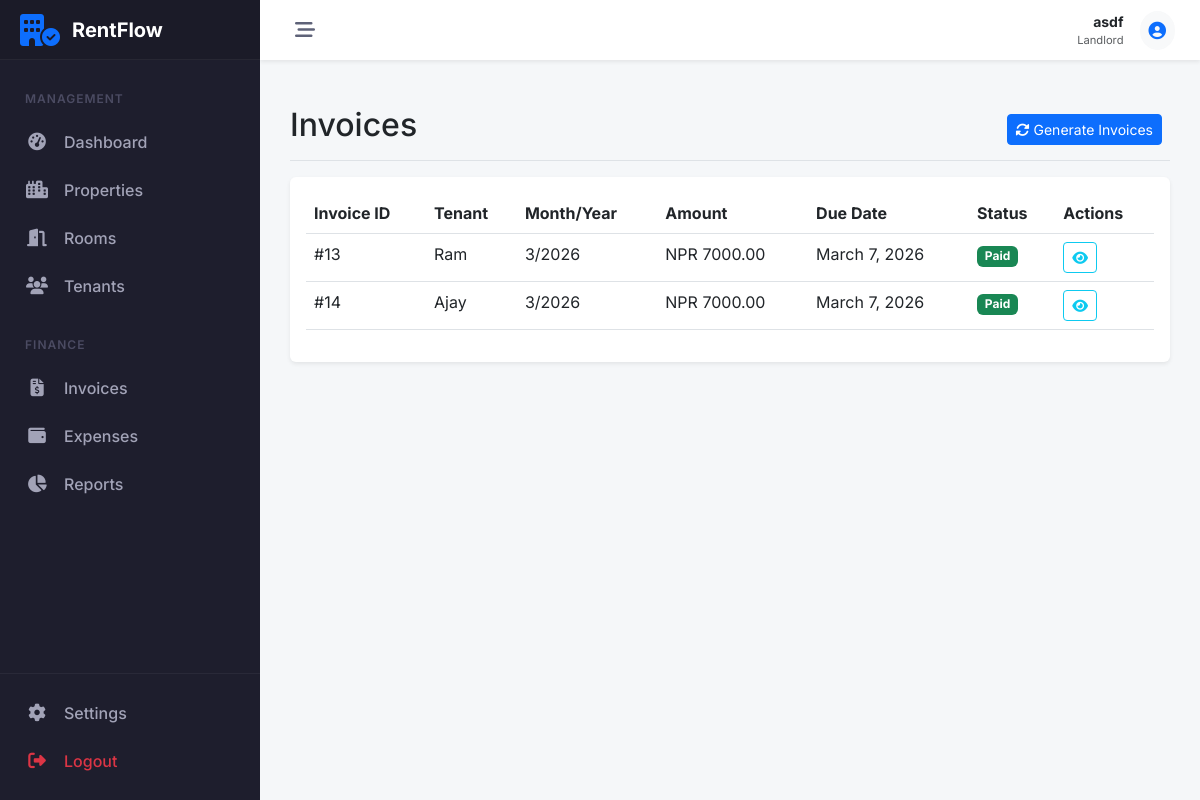
Page /payments/invoices/ (signed in) on the earlier database version.
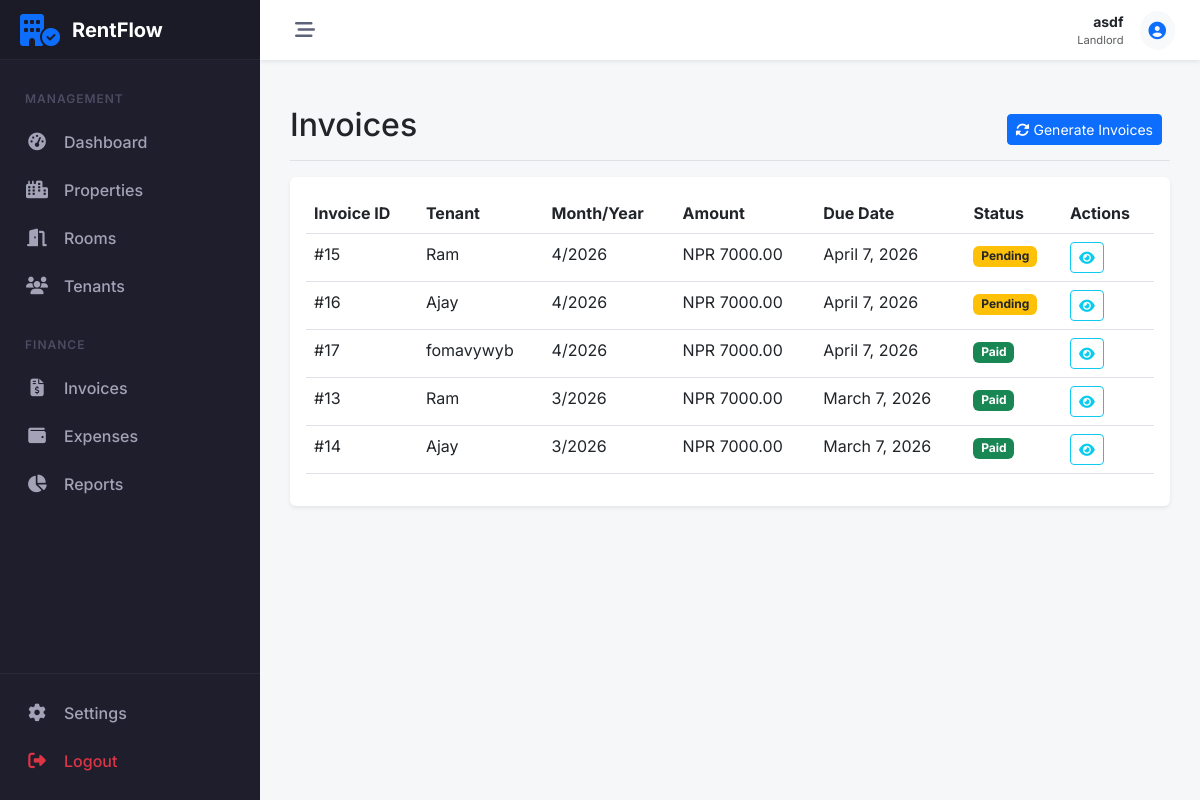
Same page on the later database version.
### accounts/models.py (models this page shows, shortened)
class Profile(models.Model):
    ROLE_CHOICES = (
        ('LANDLORD', 'Landlord'),
        ('TENANT', 'Tenant'),
    )
    user = models.OneToOneField(User, on_delete=models.CASCADE, related_name='profile')
    role = models.CharField(max_length=10, choices=ROLE_CHOICES, default='TENANT', db_index=True)
    phone = models.CharField(max_length=15, blank=True)
    address = models.TextField(blank=True)
    needs_password_change = models.BooleanField(default=False)
    created_at = models.DateTimeField(auto_now_add=True)
    updated_at = models.DateTimeField(auto_now=True)

### payments/models.py (models this page shows, shortened)
class RentInvoice(models.Model):
    STATUS_CHOICES = (
        ('PENDING', 'Pending'),
        ('AWAITING', 'Awaiting Confirmation'),  # payment submitted by tenant but waiting for landlord
        ('PAID', 'Paid'),
        ('LATE', 'Late'),
    )
    tenancy = models.ForeignKey('properties.Tenancy', on_delete=models.CASCADE)
    month = models.IntegerField()
    year = models.IntegerField()
    amount = models.DecimalField(max_digits=10, decimal_places=2)
    due_date = models.DateField()
    status = models.CharField(max_length=10, choices=STATUS_CHOICES, default='PENDING', db_index=True)
    generated_at = models.DateTimeField(auto_now_add=True)
    class Meta:
        unique_together = ['tenancy', 'month', 'year']

### properties/models.py (models this page shows, shortened)
class Tenancy(models.Model):
    tenant = models.ForeignKey(User, on_delete=models.CASCADE, related_name='tenancies')
    room = models.ForeignKey(Room, on_delete=models.CASCADE, related_name='tenancies')
    start_date = models.DateField()
    end_date = models.DateField(null=True, blank=True)
    is_active = models.BooleanField(default=True, db_index=True)
    class Meta:
        verbose_name_plural = "Tenancies"

### payments/views.py (the view)
# urls.py: path('invoices/', InvoiceListView.as_view(), name='invoice_list'),
class InvoiceListView(ProfileRequiredMixin, ListView):
    model = RentInvoice
    template_name = 'payments/invoice_list.html'
    context_object_name = 'invoices'
    def get_queryset(self):
        user = self.request.user
        qs = RentInvoice.objects.select_related('tenancy__room__property', 'tenancy__tenant')
        if user.profile.role == 'LANDLORD':
            return qs.filter(tenancy__room__property__landlord=user).order_by('-year', '-month')
        else:
            return qs.filter(tenancy__tenant=user).order_by('-year', '-month')

### payments/views.py (called while the page is built)
    def test_func(self):
        return self.request.user.is_authenticated and hasattr(self.request.user, 'profile')

### payments/templates/payments/invoice_list.html (shortened to what this page needs)
{% extends 'core/base.html' %}
{% block content %}
<div class="d-flex justify-content-between flex-wrap flex-md-nowrap align-items-center pt-3 pb-2 mb-3 border-bottom">
    <h1 class="h2">Invoices</h1>
    {% if user.profile.role == 'LANDLORD' %}
    <div class="btn-toolbar mb-2 mb-md-0">
        <form action="{% url 'payments:generate_invoices' %}" method="post" class="me-2">
            <button type="submit" class="btn btn-sm btn-primary"><i class="fa-solid fa-rotate me-1"></i>Generate
                Invoices</button>
        </form>
    </div>
    {% endif %}
</div>
<div class="bg-white p-3 rounded shadow-sm">
    <div class="table-responsive">
        <table class="table table-hover">
            <thead>
                <tr>
                    <th>Invoice ID</th>
                    <th>{% if user.profile.role == 'LANDLORD' %}Tenant{% else %}Room{% endif %}</th>
                    <th>Month/Year</th>
                    <th>Amount</th>
                    <th>Due Date</th>
                    <th>Status</th>
                    <th>Actions</th>
                </tr>
            </thead>
            <tbody>
                {% for invoice in invoices %}
                <tr>
                    <td>#{{ invoice.id }}</td>
                    <td>
                        {% if user.profile.role == 'LANDLORD' %}
                        {{ invoice.tenancy.tenant.username }}
                        {% else %}
                        {{ invoice.tenancy.room.room_number }}
                        {% endif %}
                    </td>
                    <td>{{ invoice.month }}/{{ invoice.year }}</td>
                    <td>NPR {{ invoice.amount }}</td>
                    <td>{{ invoice.due_date }}</td>
                    <td>
                        {% if invoice.status == 'PAID' %}
                        <span class="badge bg-success">Paid</span>
                        {% elif invoice.status == 'AWAITING' %}
                        <span class="badge bg-info text-dark">Awaiting Confirmation</span>
                        {% elif invoice.status == 'LATE' %}
                        <span class="badge bg-danger">Late</span>
                        {% else %}
                        <span class="badge bg-warning text-dark">Pending</span>
                        {% endif %}
                    </td>
                    <td>
                        <div class="btn-group btn-group-sm">
                            <a href="{% url 'payments:invoice_detail' invoice.pk %}" class="btn btn-outline-info"
                                title="View">
                                <i class="fa-solid fa-eye"></i>
                            </a>
                        </div>
                    </td>
                </tr>
                {% empty %}
                <tr>
                    <td colspan="7" class="text-center py-4 text-muted">No invoices found.</td>
                </tr>
                {% endfor %}
            </tbody>
        </table>
    </div>
</div>
{% endblock %}

### core/templates/core/base.html (shortened to what this page needs)
<!DOCTYPE html>
<html lang="en">
<head>
    <link href="https://cdn.jsdelivr.net/npm/bootstrap@5.3.0/dist/css/bootstrap.min.css" rel="stylesheet">
    <link rel="stylesheet" href="https://cdnjs.cloudflare.com/ajax/libs/font-awesome/6.5.1/css/all.min.css">
</head>
<body>
    {% if user.is_authenticated %}
    <aside id="sidebar">
        <div class="sidebar-logo">
            <i class="fa-solid fa-building-circle-check fa-2x text-primary"></i>
            <span class="logo-text">RentFlow</span>
        </div>
        <div class="sidebar-nav">
            {% if user.profile.role == 'LANDLORD' %}
            <div class="nav-header">Management</div>
            <a href="{% url 'dashboard:landlord_dash' %}"
                class="nav-link-custom {% if 'dashboard' in request.resolver_match.view_name %}active{% endif %}">
                <i class="fa-solid fa-gauge-high"></i>
                <span>Dashboard</span>
            </a>
            <div class="nav-item">
                <a class="nav-link-custom" data-bs-toggle="collapse" href="#collapse-properties" role="button"
                    aria-expanded="false" aria-controls="collapse-properties">
                    <i class="fa-solid fa-city"></i>
                    <span>Properties</span>
                </a>
            </div>
            <div class="nav-item">
                <a class="nav-link-custom" data-bs-toggle="collapse" href="#collapse-rooms" role="button"
                    aria-expanded="false" aria-controls="collapse-rooms">
                    <i class="fa-solid fa-door-open"></i>
                    <span>Rooms</span>
                </a>
            </div>
            <div class="nav-item">
                <a class="nav-link-custom" data-bs-toggle="collapse" href="#collapse-tenants" role="button"
                    aria-expanded="false" aria-controls="collapse-tenants">
                    <i class="fa-solid fa-users"></i>
                    <span>Tenants</span>
                </a>
            </div>
            <div class="nav-header mt-3">Finance</div>
            <div class="nav-item">
                <a class="nav-link-custom" data-bs-toggle="collapse" href="#collapse-invoices" role="button"
                    aria-expanded="false" aria-controls="collapse-invoices">
                    <i class="fa-solid fa-file-invoice-dollar"></i>
                    <span>Invoices</span>
                </a>
            </div>
            <div class="nav-item">
                <a class="nav-link-custom" data-bs-toggle="collapse" href="#collapse-expenses" role="button"
                    aria-expanded="false" aria-controls="collapse-expenses">
                    <i class="fa-solid fa-wallet"></i>
                    <span>Expenses</span>
                </a>
            </div>
            <a href="{% url 'payments:financial_report' %}"
                class="nav-link-custom {% if 'report' in request.resolver_match.view_name %}active{% endif %}">
                <i class="fa-solid fa-chart-pie"></i>
                <span>Reports</span>
            </a>
            {% endif %}
        </div>
        <div class="sidebar-footer">
            <a href="#" class="nav-link-custom">
                <i class="fa-solid fa-gear"></i>
                <span>Settings</span>
            </a>
            <a href="javascript:void(0)" onclick="document.getElementById('logout-form').submit()"
                class="nav-link-custom text-danger">
                <i class="fa-solid fa-right-from-bracket"></i>
                <span>Logout</span>
            </a>
        </div>
    </aside>
    <div id="main-wrapper">
        <header id="topbar">
            <button class="toggle-btn" id="sidebar-toggle">
                <i class="fa-solid fa-bars-staggered"></i>
            </button>
            <div class="ms-auto d-flex align-items-center">
                <div class="me-3 d-none d-md-block text-end">
                    <div class="fw-bold small text-dark">{{ user.username }}</div>
                    <div class="text-muted small" style="font-size: 0.7rem;">{{ user.profile.get_role_display }}</div>
                </div>
                <div class="dropdown">
                    <a href="#" class="btn btn-light btn-sm rounded-circle p-2" data-bs-toggle="dropdown">
                    </a>
                </div>
            </div>
        </header>
        <main id="content-area">
            {% block content %}{% endblock %}
        </main>
    </div>
    {% endif %}
</body>
</html>

### core/templates/core/base.html (style rules this page uses)
:root { --sidebar-width: 260px; --sidebar-collapsed-width: 70px; --sidebar-bg: #1e1e2d; --sidebar-hover: #2b2b40; --sidebar-active: #3699ff; --topbar-height: 60px; --transition-speed: 0.3s; }
body { font-family: 'Inter', sans-serif; background-color: #f5f7f9; overflow-x: hidden; }
#sidebar { width: var(--sidebar-width); height: 100vh; position: fixed; left: 0; top: 0; background: var(--sidebar-bg); color: #a2a3b7; transition: all var(--transition-speed) ease-in-out; z-index: 1000; display: flex; flex-direction: column; }
.sidebar-logo { padding: 20px; height: var(--topbar-height); display: flex; align-items: center; border-bottom: 1px solid rgba(255, 255, 255, 0.05); background: rgba(0, 0, 0, 0.1); overflow: hidden; white-space: nowrap; }
.logo-text { font-weight: 700; font-size: 1.25rem; color: #fff; margin-left: 12px; transition: opacity var(--transition-speed); }
.sidebar-nav { padding: 20px 0; flex-grow: 1; overflow-y: auto; overflow-x: hidden; }
.nav-header { padding: 10px 25px; font-size: 0.75rem; text-transform: uppercase; font-weight: 600; letter-spacing: 1px; color: #4b4b62; }
.nav-link-custom { display: flex; align-items: center; padding: 12px 25px; color: #a2a3b7; text-decoration: none; transition: all 0.2s; white-space: nowrap; position: relative; }
.nav-link-custom i { width: 24px; font-size: 1.1rem; text-align: center; }
.nav-link-custom span { margin-left: 15px; font-weight: 500; transition: opacity var(--transition-speed); }
#main-wrapper { margin-left: var(--sidebar-width); min-height: 100vh; transition: all var(--transition-speed) ease-in-out; display: flex; flex-direction: column; }
#topbar { height: var(--topbar-height); background: #fff; box-shadow: 0 0.125rem 0.25rem rgba(0, 0, 0, 0.075); display: flex; align-items: center; padding: 0 25px; position: sticky; top: 0; z-index: 999; }
.toggle-btn { background: transparent; border: none; font-size: 1.25rem; color: #5e6278; cursor: pointer; padding: 5px 10px; border-radius: 4px; }
#content-area { padding: 30px; flex-grow: 1; }
.sidebar-footer { border-top: 1px solid rgba(255, 255, 255, 0.05); padding: 15px 0; }

Differences in the rows shown:
added RentInvoice: id "15", tenancy.tenant.username "Ram", month "4", year "2026", amount "7000.00", due_date "April 7, 2026", status "Pending"
added RentInvoice: id "16", tenancy.tenant.username "Ajay", month "4", year "2026", amount "7000.00", due_date "April 7, 2026", status "Pending"
added RentInvoice: id "17", tenancy.tenant.username "fomavywyb", month "4", year "2026", amount "7000.00", due_date "April 7, 2026", status "Paid"
